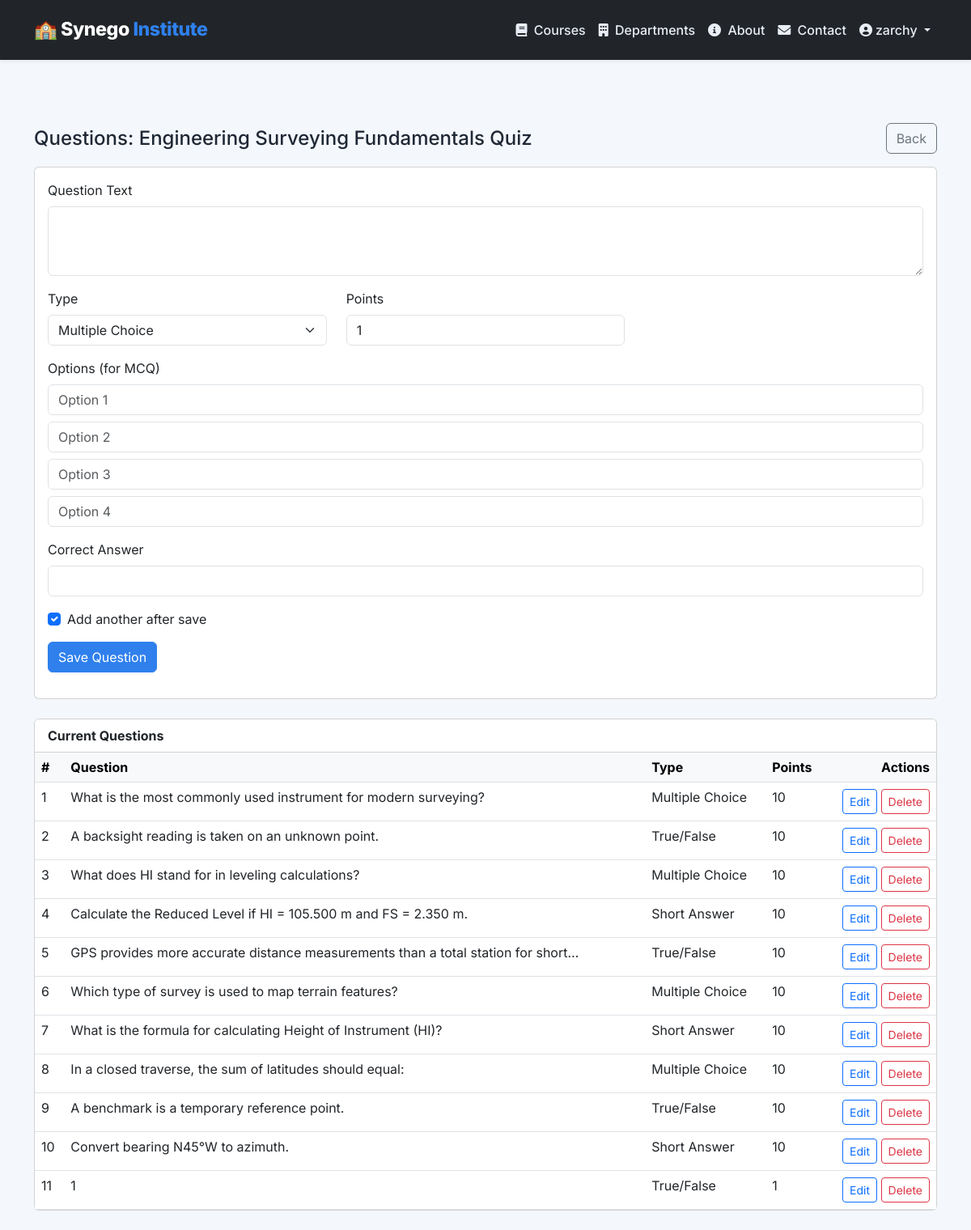
The page /admin-panel/quiz/1/add-questions/ (signed in) on the database its author committed.
### lms/models.py (models this page shows, shortened)
class User(AbstractUser):
    ROLE_CHOICES = (
        ('admin', 'Administrator'),
        ('instructor', 'Instructor'),
        ('learner', 'Learner'),
        ('dept_head', 'Department Head'),
        ('approver', 'Approver'),
    )
    GENDER_CHOICES = (
        ('M', 'Male'),
        ('F', 'Female'),
        ('O', 'Other'),
    )
    role = models.CharField(max_length=20, choices=ROLE_CHOICES, default='learner')
    department = models.ForeignKey(
        'Department', null=True, blank=True, on_delete=models.SET_NULL,
        related_name='members'
    )
    phone_number = models.CharField(max_length=20, blank=True)
    address = models.TextField(blank=True)
    gender = models.CharField(max_length=1, choices=GENDER_CHOICES, blank=True)
    date_of_birth = models.DateField(null=True, blank=True)
    profile_picture = models.ImageField(upload_to='profile_pics/', null=True, blank=True)
    is_approved = models.BooleanField(default=False)
    approval_token = models.UUIDField(unique=True, null=True, blank=True)
    approval_token_created_at = models.DateTimeField(null=True, blank=True)
    temp_password = models.CharField(max_length=128, blank=True)
    temp_password_created_at = models.DateTimeField(null=True, blank=True)
    google_access_token = models.TextField(blank=True)
    google_refresh_token = models.TextField(blank=True)
    google_token_expiry = models.DateTimeField(null=True, blank=True)
    last_active = models.DateTimeField(auto_now=True)
    login_count = models.PositiveIntegerField(default=0)
    failed_login_attempts = models.PositiveIntegerField(default=0)
    account_locked_until = models.DateTimeField(null=True, blank=True)
    email_verified = models.BooleanField(default=False)
    email_verification_token = models.UUIDField(unique=True, null=True, blank=True)
    receive_notifications = models.BooleanField(default=True)
    language = models.CharField(max_length=10, default='en')
    class Meta:
        indexes = [
            models.Index(fields=['email']),
            models.Index(fields=['role', 'is_approved']),
            models.Index(fields=['username']),
            models.Index(fields=['last_active']),
        ]

class Quiz(models.Model):
    chapter = models.OneToOneField(Chapter, on_delete=models.CASCADE, related_name='quiz')
    title = models.CharField(max_length=200, default="Chapter Quiz")
    description = models.TextField(blank=True, help_text="Instructions for the quiz")
    pass_score = models.PositiveIntegerField(
        default=70,
        validators=[MinValueValidator(0), MaxValueValidator(100)],
        help_text="Minimum % to unlock next chapter"
    )
    time_limit_minutes = models.PositiveIntegerField(null=True, blank=True, help_text="Optional time limit")
    attempts_allowed = models.PositiveIntegerField(default=1)
    shuffle_questions = models.BooleanField(default=False)
    show_answers_after_submit = models.BooleanField(default=True)

class Question(models.Model):
    QUESTION_TYPES = (
        ('mcq', 'Multiple Choice'),
        ('tf', 'True/False'),
        ('short', 'Short Answer'),
        ('essay', 'Essay'),
        ('matching', 'Matching'),
    )
    quiz = models.ForeignKey(Quiz, on_delete=models.CASCADE, related_name='questions')
    text = models.TextField()
    question_type = models.CharField(max_length=10, choices=QUESTION_TYPES, default='mcq')
    options = models.JSONField(default=list, help_text="For MCQ: list of options; for TF: ['True','False']")
    correct_answer = models.CharField(max_length=500)
    explanation = models.TextField(blank=True, help_text="Explanation shown after answering")
    points = models.PositiveIntegerField(default=1)
    order = models.PositiveIntegerField(default=0)
    class Meta:
        ordering = ['order', 'id']

### lms/views.py (the view, shortened to what this page needs)
# urls.py: path('admin-panel/quiz/<int:quiz_id>/add-questions/', views.admin_add_quiz_questions, name='admin_add_quiz_questions'),
@admin_required
def admin_add_quiz_questions(request, quiz_id):
    quiz = get_object_or_404(Quiz, id=quiz_id)
    chapter = quiz.chapter
    course = chapter.course
    questions = quiz.questions.all().order_by('order', 'id')
    context = {
        'quiz': quiz,
        'chapter': chapter,
        'course': course,
        'questions': questions,
        'question_types': [
            ('mcq', 'Multiple Choice'),
            ('tf', 'True/False'),
            ('short', 'Short Answer'),
        ],
    }
    return render(request, 'lms/admin/add_quiz_questions.html', context)

### lms/context_processors.py (called while the page is built)
def app_info(request):
    return {
        "APP_NAME": "Synego Training Institute",
    }

### lms/views.py (called while the page is built)
def admin_required(view_func):
    return user_passes_test(lambda u: u.is_authenticated and (u.role == 'admin' or u.is_superuser))(view_func)

### lms/templates/lms/admin/add_quiz_questions.html (shortened to what this page needs)
{% extends "lms/base.html" %}
{% block content %}
<div class="container py-4">
    <div class="d-flex justify-content-between align-items-center mb-3"><h1 class="h4 mb-0">Questions: {{ quiz.title }}</h1><a class="btn btn-outline-secondary" href="{% url 'lms:manage_course' course.slug %}">Back</a></div>
    <div class="card mb-4"><div class="card-body">
        <form method="post">{% csrf_token %}
            <div class="mb-3"><label class="form-label">Question Text</label><textarea name="question_text" class="form-control" rows="3" required></textarea></div>
            <div class="row"><div class="col-md-4 mb-3"><label class="form-label">Type</label><select name="question_type" class="form-select"><option value="mcq">Multiple Choice</option><option value="tf">True/False</option><option value="short">Short Answer</option></select></div><div class="col-md-4 mb-3"><label class="form-label">Points</label><input type="number" name="points" class="form-control" value="1"></div></div>
            <div class="mb-3"><label class="form-label">Options (for MCQ)</label><input class="form-control mb-2" name="options[]" placeholder="Option 1"><input class="form-control mb-2" name="options[]" placeholder="Option 2"><input class="form-control mb-2" name="options[]" placeholder="Option 3"><input class="form-control" name="options[]" placeholder="Option 4"></div>
            <div class="mb-3"><label class="form-label">Correct Answer</label><input name="correct_answer" class="form-control" required></div>
            <div class="form-check mb-3"><input type="checkbox" class="form-check-input" id="another" name="add_another" checked><label class="form-check-label" for="another">Add another after save</label></div>
            <button class="btn btn-primary" type="submit">Save Question</button>
        </form>
    </div></div>
    <div class="card"><div class="card-header bg-white"><strong>Current Questions</strong></div><div class="card-body p-0"><div class="table-responsive"><table class="table mb-0"><thead class="table-light"><tr><th>#</th><th>Question</th><th>Type</th><th>Points</th><th class="text-end">Actions</th></tr></thead><tbody>{% for q in questions %}<tr><td>{{ q.order }}</td><td>{{ q.text|truncatechars:80 }}</td><td>{{ q.get_question_type_display }}</td><td>{{ q.points }}</td><td class="text-end"><a class="btn btn-sm btn-outline-primary" href="{% url 'lms:admin_edit_question' q.id %}">Edit</a> <a class="btn btn-sm btn-outline-danger" href="{% url 'lms:admin_delete_question' q.id %}">Delete</a></td></tr>{% empty %}<tr><td colspan="5" class="text-center text-muted py-3">No questions yet.</td></tr>{% endfor %}</tbody></table></div></div></div>
</div>
{% endblock %}

### lms/templates/lms/base.html (shortened to what this page needs)
﻿<!DOCTYPE html>
<html lang="en">
<head>
    <link href="https://cdn.jsdelivr.net/npm/bootstrap@5.3.0-alpha1/dist/css/bootstrap.min.css" rel="stylesheet">
    <link rel="stylesheet" href="https://cdnjs.cloudflare.com/ajax/libs/font-awesome/6.0.0/css/all.min.css">
</head>
<body>
    <nav class="navbar navbar-expand-lg navbar-dark bg-dark fixed-top shadow-sm">
        <div class="container">
            <a class="navbar-brand" href="{% url 'lms:index' %}">
                🏫 Synego <span>Institute</span>
            </a>
            <div class="collapse navbar-collapse" id="navbarNav">
                <ul class="navbar-nav ms-auto align-items-lg-center">
                    <li class="nav-item">
                        <a class="nav-link" href="{% url 'lms:course_list' %}"><i class="fas fa-book me-1"></i> Courses</a>
                    </li>
                    <li class="nav-item">
                        <a class="nav-link" href="{% url 'lms:department_list' %}"><i class="fas fa-building me-1"></i> Departments</a>
                    </li>
                    <li class="nav-item">
                        <a class="nav-link" href="{% url 'lms:about' %}"><i class="fas fa-info-circle me-1"></i> About</a>
                    </li>
                    <li class="nav-item">
                        <a class="nav-link" href="{% url 'lms:contact' %}"><i class="fas fa-envelope me-1"></i> Contact</a>
                    </li>
                    {% if user.is_authenticated %}
                        <li class="nav-item dropdown">
                            <a class="nav-link dropdown-toggle" href="#" role="button" data-bs-toggle="dropdown">
                                <i class="fas fa-user-circle me-1"></i>{{ user.first_name|default:user.username }}
                            </a>
                        </li>
                    {% endif %}
                </ul>
            </div>
        </div>
    </nav>
    <main>
        {% block content %}{% endblock %}
    </main>
</body>
</html>

### lms/templates/lms/base.html (style rules this page uses)
:root { --primary-color: #1f3a5d; --secondary-color: #2f80ed; --accent-color: #17a2b8; --bg-light: #f4f7fb; --bg-dark: #1d2833; --text-muted: #6c7a91; --surface: #ffffff; --surface-alt: #f9fbff; }
* { box-sizing: border-box; }
body { font-family: 'Inter', sans-serif; background-color: var(--bg-light); color: #1f2835; margin: 0; padding-top: 80px; }
.navbar { padding: 0.9rem 1rem; transition: background-color 0.3s ease; }
.navbar-brand { font-weight: 800; letter-spacing: -0.02em; font-size: 1.45rem; }
.navbar-brand span { color: var(--secondary-color); }
.navbar-nav .nav-link { color: #e9edf5; font-weight: 500; }
.btn-primary { background-color: var(--secondary-color); border-color: var(--secondary-color); }

### rows shown on the page
User: first_name "zarchy"
Quiz: title "Engineering Surveying Fundamentals Quiz"
Question: order "1", text "What is the most commonly used instrument for modern surveying?", question_type "Multiple Choice", points "10"
Question: order "2", text "A backsight reading is taken on an unknown point.", question_type "True/False", points "10"
Question: order "3", text "What does HI stand for in leveling calculations?", question_type "Multiple Choice", points "10"
Question: order "4", text "Calculate the Reduced Level if HI = 105.500 m and FS = 2.350 m.", question_type "Short Answer", points "10"
Question: order "5", text "GPS provides more accurate distance measurements than a total station for short…", question_type "True/False", points "10"
Question: order "6", text "Which type of survey is used to map terrain features?", question_type "Multiple Choice", points "10"
Question: order "7", text "What is the formula for calculating Height of Instrument (HI)?", question_type "Short Answer", points "10"
Question: order "8", text "In a closed traverse, the sum of latitudes should equal:", question_type "Multiple Choice", points "10"
Question: order "9", text "A benchmark is a temporary reference point.", question_type "True/False", points "10"
Question: order "10", text "Convert bearing N45°W to azimuth.", question_type "Short Answer", points "10"
Question: order "11", text "1", question_type "True/False", points "1"
